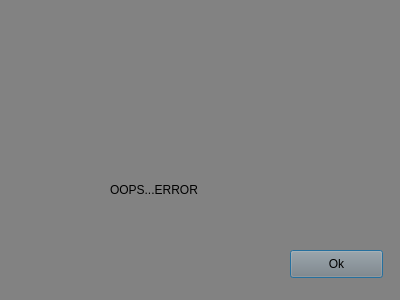
<?xml version="1.0" encoding="UTF-8"?>
<ui version="4.0">
 <class>ErrorWindow</class>
 <widget class="QDialog" name="ErrorWindow">
  <property name="geometry">
   <rect>
    <x>0</x>
    <y>0</y>
    <width>400</width>
    <height>300</height>
   </rect>
  </property>
  <property name="minimumSize">
   <size>
    <width>400</width>
    <height>300</height>
   </size>
  </property>
  <property name="maximumSize">
   <size>
    <width>400</width>
    <height>300</height>
   </size>
  </property>
  <property name="windowTitle">
   <string>Dialog</string>
  </property>
  <property name="styleSheet">
   <string notr="true">background-color: rgb(130, 130, 130);
</string>
  </property>
  <widget class="QLabel" name="ErrorPicture">
   <property name="geometry">
    <rect>
     <x>110</x>
     <y>10</y>
     <width>170</width>
     <height>170</height>
    </rect>
   </property>
   <property name="minimumSize">
    <size>
     <width>170</width>
     <height>170</height>
    </size>
   </property>
   <property name="text">
    <string/>
   </property>
   <property name="pixmap">
    <pixmap>../SpotiFuckButtonsImages/cross.png</pixmap>
   </property>
   <property name="scaledContents">
    <bool>true</bool>
   </property>
  </widget>
  <widget class="QLabel" name="OopsError">
   <property name="geometry">
    <rect>
     <x>110</x>
     <y>180</y>
     <width>171</width>
     <height>20</height>
    </rect>
   </property>
   <property name="styleSheet">
    <string notr="true">font: 14pt &quot;Arial Rounded MT Bold&quot;;</string>
   </property>
   <property name="text">
    <string>OOPS...ERROR</string>
   </property>
  </widget>
  <widget class="QLabel" name="ErrorCode">
   <property name="geometry">
    <rect>
     <x>10</x>
     <y>200</y>
     <width>381</width>
     <height>31</height>
    </rect>
   </property>
   <property name="styleSheet">
    <string notr="true">font: 8pt &quot;Arial Rounded MT Bold&quot;;</string>
   </property>
   <property name="text">
    <string/>
   </property>
  </widget>
  <widget class="QPushButton" name="Ok">
   <property name="geometry">
    <rect>
     <x>290</x>
     <y>250</y>
     <width>93</width>
     <height>28</height>
    </rect>
   </property>
   <property name="text">
    <string>Ok</string>
   </property>
  </widget>
 </widget>
 <resources/>
 <connections/>
</ui>
